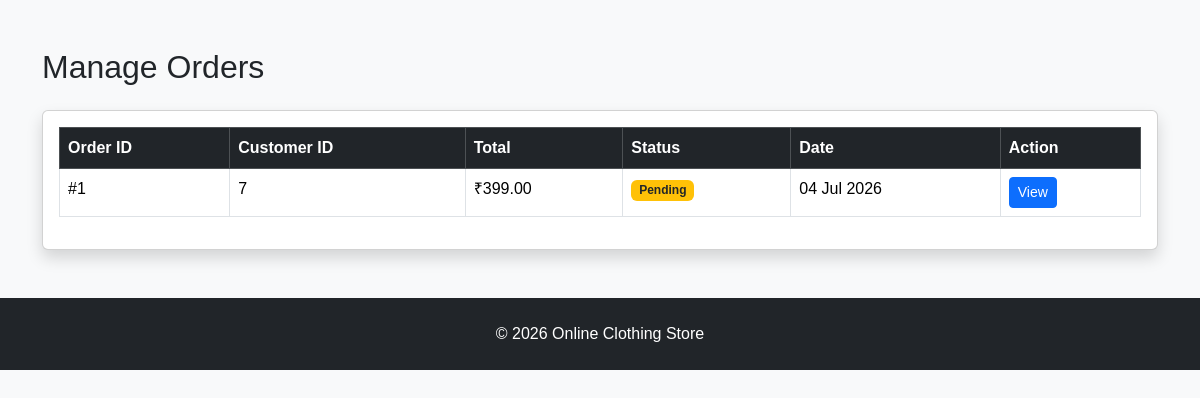
The app's page /admin/manage_orders.php (signed in) with its own data.
### tables this page shows
CREATE TABLE `orders` (
  `id` int(11) NOT NULL,
  `user_id` int(11) DEFAULT NULL,
  `shipping_name` varchar(100) DEFAULT NULL,
  `phone` varchar(15) DEFAULT NULL,
  `address` text DEFAULT NULL,
  `city` varchar(100) DEFAULT NULL,
  `state` varchar(100) DEFAULT NULL,
  `pincode` varchar(10) DEFAULT NULL,
  `total` decimal(10,2) DEFAULT NULL,
  `status` enum('Pending','Delivered','Cancelled') DEFAULT 'Pending',
  `order_date` timestamp NOT NULL DEFAULT current_timestamp()
);

### admin/manage_orders.php (the view, shortened to what this page needs)
<?php
include '../config/database.php';
include '../includes/header.php';
?>
<div class="container mt-5">
    <h2 class="mb-4">Manage Orders</h2>
    <div class="card shadow">
        <div class="card-body">
            <table class="table table-bordered table-hover">
                <thead class="table-dark">
                    <tr>
                        <th>Order ID</th>
                        <th>Customer ID</th>
                        <th>Total</th>
                        <th>Status</th>
                        <th>Date</th>
                        <th>Action</th>
                    </tr>
                </thead>
                <tbody>
                    <?php
                    $result = mysqli_query(
                        $conn,
                        "SELECT * FROM orders ORDER BY order_date DESC"
                    );
                    while ($row = mysqli_fetch_assoc($result)) {
                    ?>
                        <tr>
                            <td>#<?= $row['id'] ?></td>
                            <td><?= $row['user_id'] ?></td>
                            <td>
                                ₹<?= number_format($row['total'], 2) ?>
                            </td>
                            <td>
                                <?php
                                if ($row['status'] == "Pending") {
                                    echo "<span class='badge bg-warning text-dark'>Pending</span>";
                                } elseif ($row['status'] == "Delivered") {
                                    echo "<span class='badge bg-success'>Delivered</span>";
                                } else {
                                    echo "<span class='badge bg-danger'>Cancelled</span>";
                                }
                                ?>
                            </td>
                            <td>
                                <?= date("d M Y", strtotime($row['order_date'])) ?>
                            </td>
                            <td>
                                <a
                                    href="view_order.php?id=<?= $row['id'] ?>"
                                    class="btn btn-primary btn-sm">
                                    View
                                </a>
                            </td>
                        </tr>
                    <?php } ?>
                </tbody>
            </table>
        </div>
    </div>
</div>
<?php include '../includes/footer.php'; ?>

### assets/css/style.css (style rules this page uses)
body { font-family: Arial, Helvetica, sans-serif; }

### records on screen
orders: id "1", user "7", total "399.00", status "Pending", order_date "04 Jul 2026"
